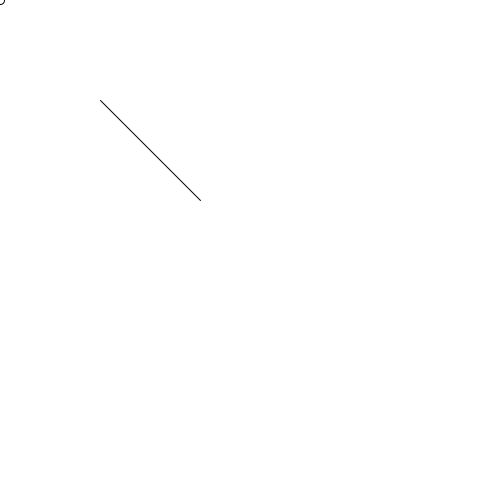
Frame 1 (no input)
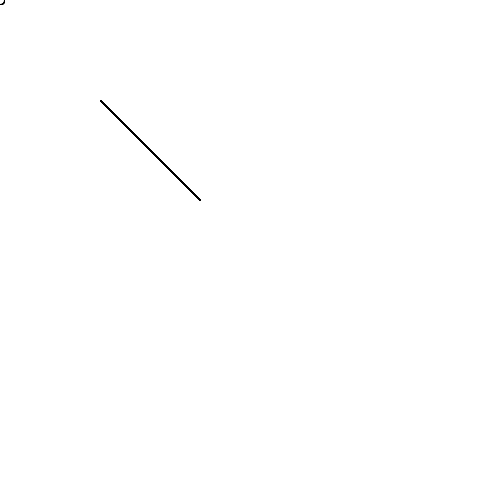
Frame 60 (the mouse pressed at the canvas centre just before this capture)
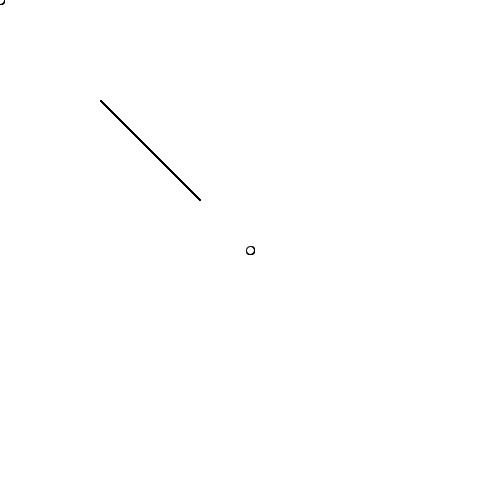
Frame 120 (the mouse held since frame 60 and released just before this capture)

The Processing sketch that drew these frames (run headless with seeded random() and noise(); from frame 60 on, the mouse is pressed at the canvas centre):

// Processing sketch: week01_5
// ── week01_5.pde
void setup()
{
  size(500,500);
  background(255);
}
void draw()
{
   ellipse(mouseX,mouseY,8,8); 
   line(100,100,200,200);
}
